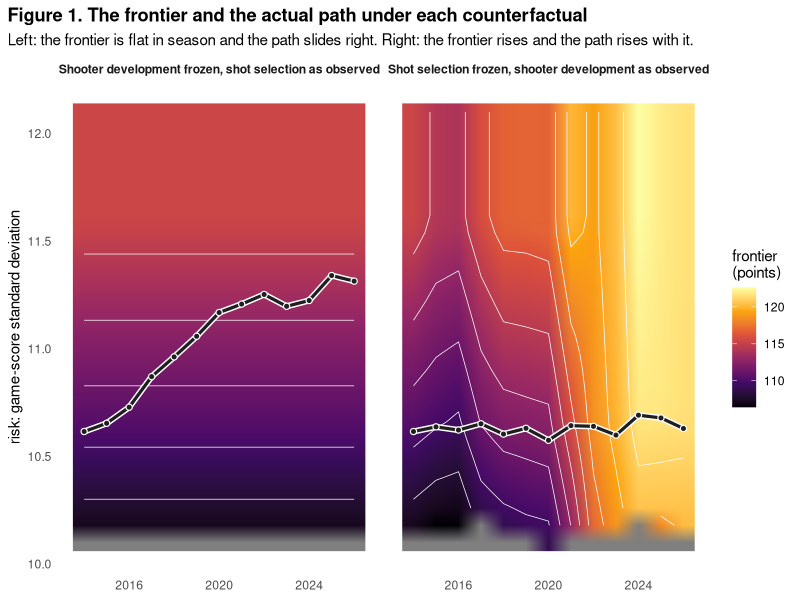
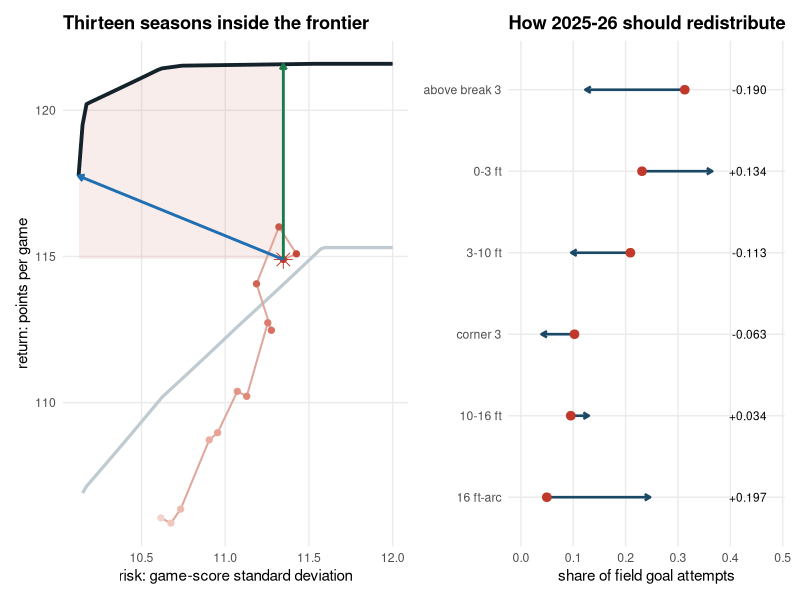
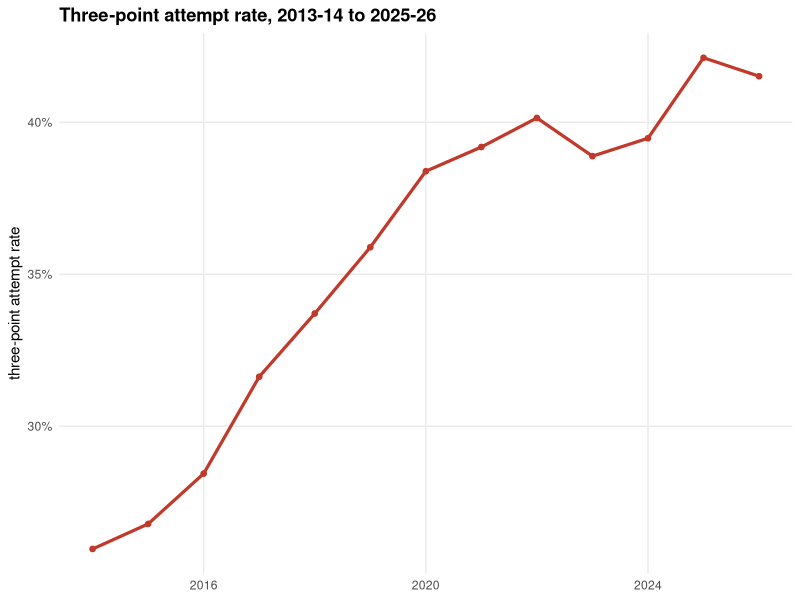
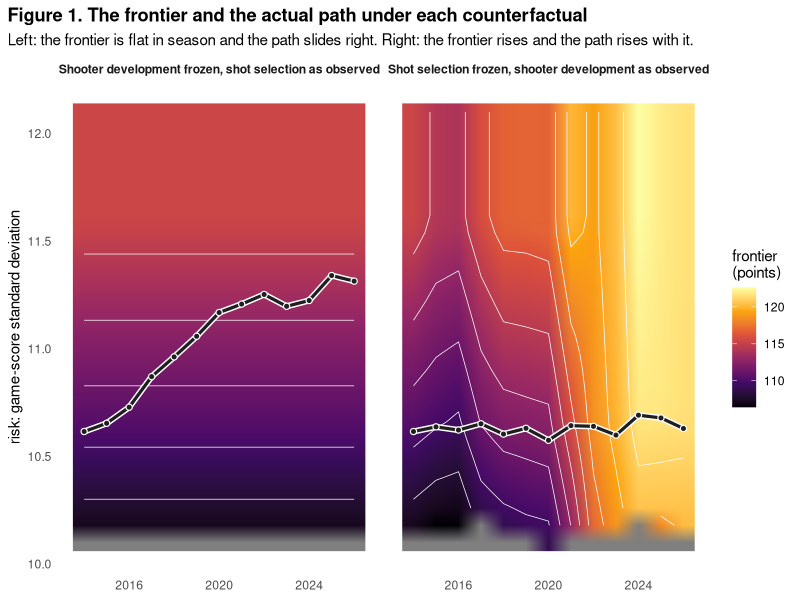
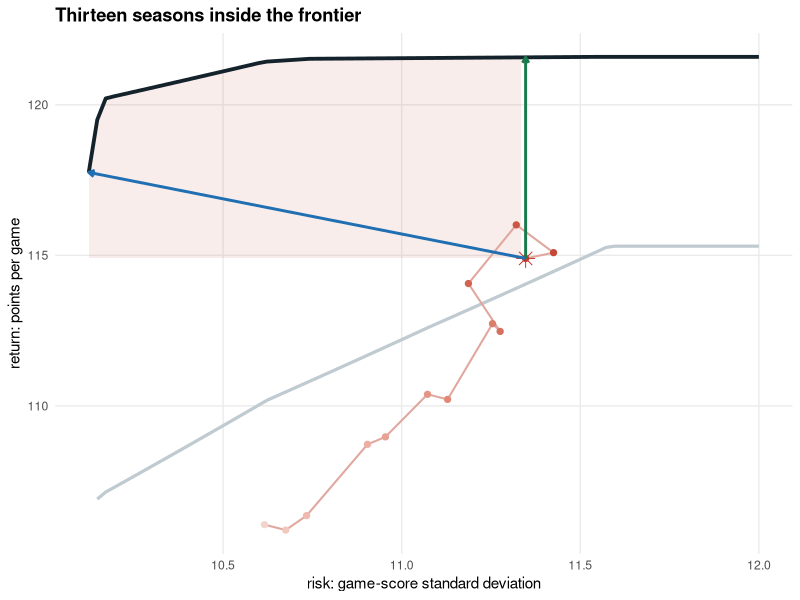
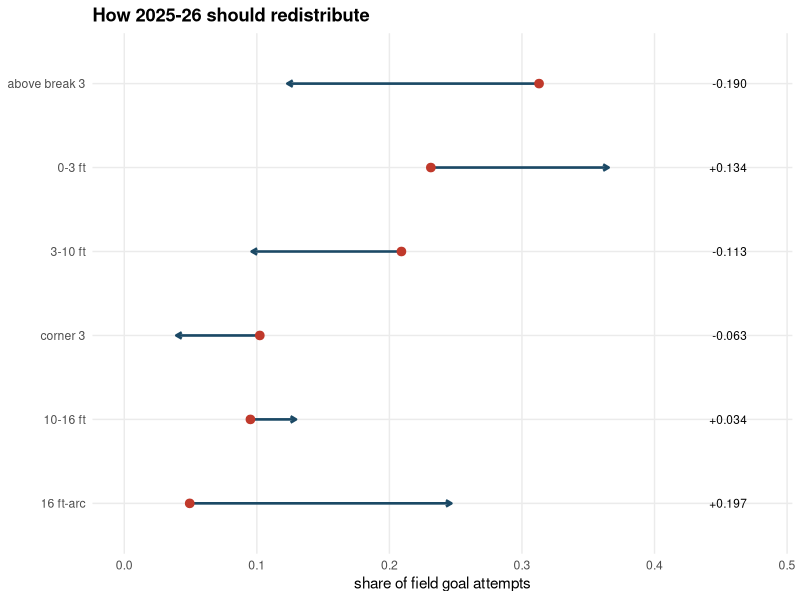
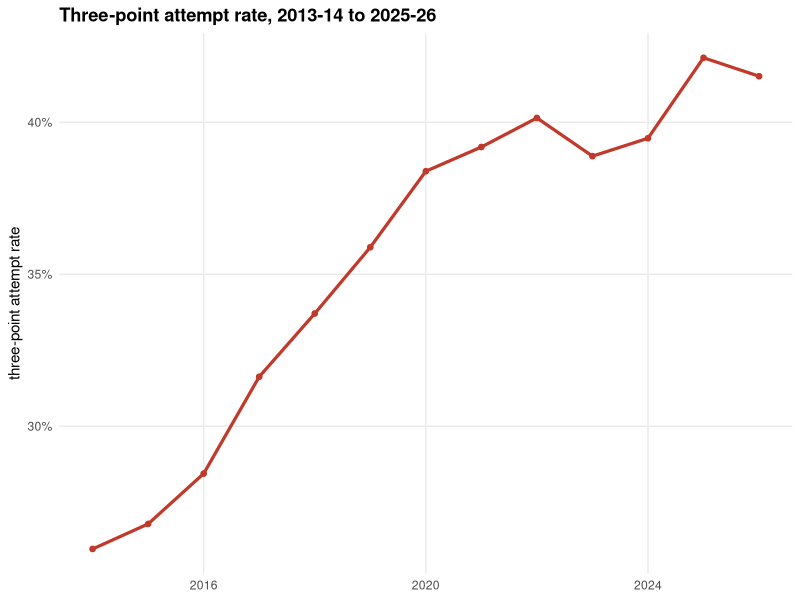

The R source for these figures, in order:
## ---- chunk 1
knitr::opts_chunk$set(echo = TRUE, message = FALSE, warning = FALSE,
                      fig.align = "center", dpi = 200)
library(lpSolve)
library(ggplot2)
library(dplyr)
library(tidyr)
dir.create("derived", showWarnings = FALSE)
dir.create("figures", showWarnings = FALSE)
## ---- chunk 2
SHARE <- c("s03", "s310", "s1016", "s163", "sc3", "snc3")
CONV  <- c("p03", "p310", "p1016", "p163", "pc3", "pnc3")
NAME  <- c("0-3 ft", "3-10 ft", "10-16 ft", "16 ft-arc", "corner 3", "above break 3")
PTS   <- c(2, 2, 2, 2, 3, 3)

# shot-pursuant free-throw value per attempt, by era and shot type, recovered from the
# box-score accounting identity Phi = (1 - w) theta_2 + w theta_3
theta_of <- function(season) {
  tt <- if (season <= 2017) c(0.207, 0.216)
        else if (season <= 2021) c(0.196, 0.202)
        else c(0.250, 0.124)
  ifelse(PTS == 2, tt[1], tt[2])
}
games_of <- function(season) if (season == 2020) 71 else if (season == 2021) 72 else 82

Z <- read.csv("team_season_zones.csv")
stopifnot(all(c("season", "ab", "q", "FGA", SHARE, CONV) %in% names(Z)))
seasons <- sort(unique(Z$season))
cat(sprintf("%d team-seasons, %d seasons: %d to %d\n",
            nrow(Z), length(seasons), min(seasons), max(seasons)))
## ---- chunk 3
# league-representative portfolio for one season
league <- function(season) {
  g <- Z[Z$season == season, ]
  S <- as.matrix(g[, SHARE]); S <- S / rowSums(S)
  list(x = colMeans(S),
       p = colMeans(as.matrix(g[, CONV])),
       q = mean(g$q),
       n = mean(g$FGA))
}

# expected points per game and game-score standard deviation
moments <- function(x, p, q, th, n) {
  mu <- PTS * p + th
  v  <- PTS^2 * p * (1 - p) + th * (1 - q)
  c(pts = n * sum(x * mu), sd = sqrt(n * sum(x * v)))
}

# feasible set: the widest share any team-season ever demonstrated
S_all <- as.matrix(Z[, SHARE]); S_all <- S_all / rowSums(S_all)
LO <- apply(S_all, 2, min); HI <- apply(S_all, 2, max)
## ---- chunk 4
# max  mu'x   s.t.  v'x <= sd^2/n ,  sum x = 1 ,  LO <= x <= HI
frontier_at <- function(sd, p, q, th, n) {
  mu <- PTS * p + th
  v  <- PTS^2 * p * (1 - p) + th * (1 - q)
  M   <- rbind(v, rep(1, 6), diag(6), diag(6))
  dir <- c("<=", "=", rep(">=", 6), rep("<=", 6))
  rhs <- c(sd^2 / n, 1, LO, HI)
  r <- lp("max", mu, M, dir, rhs)
  if (r$status != 0) return(list(pts = NA_real_, x = NULL))
  list(pts = n * r$objval, x = r$solution)
}

# min  v'x   s.t.  mu'x >= m0/n ,  sum x = 1 ,  LO <= x <= HI
min_risk_at <- function(m0, p, q, th, n) {
  mu <- PTS * p + th
  v  <- PTS^2 * p * (1 - p) + th * (1 - q)
  M   <- rbind(mu, rep(1, 6), diag(6), diag(6))
  dir <- c(">=", "=", rep(">=", 6), rep("<=", 6))
  rhs <- c(m0 / n, 1, LO, HI)
  r <- lp("min", v, M, dir, rhs)
  if (r$status != 0) return(NULL)
  list(sd = sqrt(n * sum(r$solution * v)), pts = n * sum(r$solution * mu),
       x = r$solution)
}
## ---- chunk 5
arbitrage <- function(season) {
  L <- league(season); th <- theta_of(season)
  m <- moments(L$x, L$p, L$q, th, L$n); m0 <- m[["pts"]]; s0 <- m[["sd"]]

  A <- frontier_at(s0, L$p, L$q, th, L$n)
  B <- min_risk_at(m0, L$p, L$q, th, L$n)
  dmA <- A$pts - m0
  dsB <- s0 - B$sd

  lo <- B$sd; hi <- s0
  for (i in 1:80) {
    mid <- (lo + hi) / 2
    mm <- frontier_at(mid, L$p, L$q, th, L$n)$pts
    if (dsB > 0 && dmA > 0 && (s0 - mid) / dsB > (mm - m0) / dmA) lo <- mid else hi <- mid
  }
  sC <- (lo + hi) / 2; C <- frontier_at(sC, L$p, L$q, th, L$n)

  data.frame(season = season, pts = m0, sd = s0,
             a_dm = dmA, b_ds = dsB, b_dm = B$pts - m0,
             c_dm = C$pts - m0, c_ds = s0 - sC)
}

# Farrell technical efficiency, output- and input-oriented
farrell <- function(season) {
  L <- league(season); th <- theta_of(season)
  m <- moments(L$x, L$p, L$q, th, L$n); m0 <- m[["pts"]]; s0 <- m[["sd"]]
  top <- frontier_at(s0, L$p, L$q, th, L$n)$pts
  smin <- min_risk_at(m0, L$p, L$q, th, L$n)$sd
  data.frame(season = season, eo = m0 / top, ei = smin / s0)
}

ARB <- do.call(rbind, lapply(seasons, arbitrage))
EFF <- do.call(rbind, lapply(seasons, farrell))
SER <- merge(ARB, EFF, by = "season")
## ---- chunk 6
L0 <- league(seasons[1]); th0 <- theta_of(seasons[1])
CF <- do.call(rbind, lapply(seasons, function(s) {
  L <- league(s); th <- theta_of(s)
  sel <- moments(L$x,  L0$p, L0$q, th0, L0$n)   # shot selection moves only
  dev <- moments(L0$x, L$p,  L$q,  th,  L$n)    # shooter development moves only
  act <- moments(L$x,  L$p,  L$q,  th,  L$n)
  data.frame(season = s, mS = sel[["pts"]], sS = sel[["sd"]],
             mD = dev[["pts"]], sD = dev[["sd"]],
             mA = act[["pts"]], sA = act[["sd"]])
}))
SER <- merge(SER, CF, by = "season")
SER$dev_gain <- SER$mD - SER$mD[1]      # points from shooter development
SER$dsd_sel  <- SER$sS - SER$sS[1]      # risk added by shot selection
write.csv(SER, "derived/season_series_recomputed.csv", row.names = FALSE)
knitr::kable(SER[, c("season", "a_dm", "b_ds", "c_dm", "c_ds", "eo", "ei",
                     "dev_gain", "dsd_sel")],
             digits = 3, caption = "Recomputed season series")
## ---- chunk 7
zone_table <- function(subset) {
  att <- rep(0, 6); wp <- rep(0, 6); wth <- rep(0, 6); wq <- 0; tq <- 0
  for (s in subset) {
    L <- league(s); th <- theta_of(s)
    nat <- L$x * L$n * games_of(s) * 30            # 30 teams
    att <- att + nat; wp <- wp + nat * L$p; wth <- wth + nat * th
    wq <- wq + sum(nat) * L$q; tq <- tq + sum(nat)
  }
  pb <- wp / att; th <- wth / att; q <- wq / tq
  mu <- PTS * pb + th
  sd <- sqrt(PTS^2 * pb * (1 - pb) + th * (1 - q))
  data.frame(zone = NAME, attempts = att, share = att / sum(att),
             theta = th, exp_pts = mu, sd = sd)
}
TF <- zone_table(seasons)
T26 <- zone_table(max(seasons))
write.csv(TF,  "derived/zone_table_full.csv", row.names = FALSE)
write.csv(T26, "derived/zone_table_2026.csv", row.names = FALSE)
knitr::kable(TF[order(-TF$attempts), ], digits = 3, row.names = FALSE,
             caption = "2013-14 through 2025-26 shot selection data summary")
knitr::kable(T26[order(-T26$attempts), ], digits = 3, row.names = FALSE,
             caption = "2025-26 shot selection data summary")
## ---- chunk 8
zone_reg <- function(T) {
  d <- data.frame(share = T$share, ExpPts = T$exp_pts, SD = T$sd)
  fits <- list(both = lm(share ~ ExpPts + SD, d),
               ret  = lm(share ~ ExpPts, d),
               risk = lm(share ~ SD, d))
  lapply(fits, function(f) list(coef = round(coef(f), 3),
                                r2 = round(summary(f)$r.squared, 3)))
}
RF <- zone_reg(TF); R26 <- zone_reg(T26)
for (tag in c("full", "2026")) {
  r <- if (tag == "full") RF else R26
  cat(sprintf("%s  zone-share = %+.3f %+.3f*ExpPts %+.3f*SD   R2 = %.3f\n",
              tag, r$both$coef[1], r$both$coef[2], r$both$coef[3], r$both$r2))
  cat(sprintf("%s  return alone R2 = %.3f   risk alone R2 = %.3f\n",
              tag, r$ret$r2, r$risk$r2))
}
## ---- chunk 9
r26 <- SER[SER$season == max(seasons), ]
checks <- list(
  list("A: points at unchanged risk",       r26$a_dm,              6.68,  0.02),
  list("B: risk shed",                      r26$b_ds,              1.22,  0.02),
  list("C: points",                         r26$c_dm,              5.68,  0.03),
  list("C: risk",                           r26$c_ds,              1.04,  0.03),
  list("Farrell output-oriented",           r26$eo,                0.945, 0.002),
  list("Farrell input-oriented",            r26$ei,                0.892, 0.002),
  list("shooter-development gain",          tail(SER$dev_gain, 1), 9.32,  0.05),
  list("SD added by shot selection",        tail(SER$dsd_sel, 1),  0.70,  0.03),
  list("vertical shortfall 2013-14",        SER$a_dm[1],           4.08,  0.03),
  list("total FGA, millions",               sum(TF$attempts)/1e6,  2.776, 0.02),
  list("rim expected points 2025-26",       T26$exp_pts[1],        1.662, 0.01),
  list("rim SD 2025-26",                    T26$sd[1],             0.941, 0.01),
  list("above-break 3 exp. pts 2025-26",    T26$exp_pts[6],        1.175, 0.01),
  list("above-break 3 share 2025-26 (%)",   100*T26$share[6],      31.3,  0.3),
  list("rim share 2025-26 (%)",             100*T26$share[1],      23.1,  0.3),
  list("R2 zone-share full, both",          RF$both$r2,            0.273, 0.005),
  list("R2 zone-share full, risk only",     RF$risk$r2,            0.001, 0.005),
  list("R2 zone-share 2025-26, both",       R26$both$r2,           0.245, 0.005),
  list("R2 zone-share 2025-26, risk only",  R26$risk$r2,           0.059, 0.005)
)
res <- do.call(rbind, lapply(checks, function(k) data.frame(
  quantity = k[[1]], recomputed = round(as.numeric(k[[2]]), 3),
  abstract = k[[3]],
  status = ifelse(abs(as.numeric(k[[2]]) - k[[3]]) <= k[[4]], "PASS", "FAIL"))))
knitr::kable(res, row.names = FALSE, caption = "Reproduction check")
cat(sprintf("\n%d of %d checks pass\n", sum(res$status == "PASS"), nrow(res)))
if (any(res$status == "FAIL")) stop("reproduction check failed; see the table above")
## ---- chunk 10
risk_grid <- seq(10.1, 12.1, length.out = 26)
surf <- do.call(rbind, lapply(seasons, function(s) {
  L <- league(s); th <- theta_of(s)
  data.frame(season = s, risk = risk_grid,
             dev_frozen = sapply(risk_grid, function(v)
               frontier_at(v, L0$p, L0$q, th0, L0$n)$pts),
             sel_frozen = sapply(risk_grid, function(v)
               frontier_at(v, L$p, L$q, th, L$n)$pts))
}))
write.csv(surf, "derived/cf_surface_grid.csv", row.names = FALSE)
## ---- chunk 11
long <- surf %>%
  pivot_longer(c(dev_frozen, sel_frozen), names_to = "panel", values_to = "frontier") %>%
  mutate(panel = factor(panel, c("dev_frozen", "sel_frozen"),
           c("Shooter development frozen, shot selection as observed",
             "Shot selection frozen, shooter development as observed")))
paths <- bind_rows(
  transmute(CF, season, risk = sS, pts = mS,
            panel = "Shooter development frozen, shot selection as observed"),
  transmute(CF, season, risk = sD, pts = mD,
            panel = "Shot selection frozen, shooter development as observed"))

ggplot(long, aes(season, risk)) +
  geom_raster(aes(fill = frontier), interpolate = TRUE) +
  geom_contour(aes(z = frontier), colour = "white", linewidth = 0.25, bins = 12) +
  geom_path(data = paths, colour = "white", linewidth = 2.1) +
  geom_path(data = paths, colour = "grey12", linewidth = 1.1) +
  geom_point(data = paths, colour = "white", fill = "grey12",
             shape = 21, size = 1.7, stroke = 0.6) +
  facet_wrap(~ panel) +
  scale_fill_viridis_c(option = "inferno", name = "frontier\n(points)") +
  labs(x = NULL, y = "risk: game-score standard deviation",
       title = "Figure 1. The frontier and the actual path under each counterfactual",
       subtitle = paste("Left: the frontier is flat in season and the path slides right.",
                        "Right: the frontier rises and the path rises with it.")) +
  theme_minimal(base_size = 11) +
  theme(panel.grid = element_blank(), strip.text = element_text(face = "bold"),
        plot.title = element_text(face = "bold"), plot.title.position = "plot")
ggsave("figures/figure1_counterfactuals.pdf", width = 11, height = 4.4)
## ---- chunk 12
sn <- max(seasons); L <- league(sn); th <- theta_of(sn)
m <- moments(L$x, L$p, L$q, th, L$n); m0 <- m[["pts"]]; s0 <- m[["sd"]]
B <- min_risk_at(m0, L$p, L$q, th, L$n)
A <- frontier_at(s0, L$p, L$q, th, L$n)
fr <- data.frame(risk = seq(B$sd, 12.0, length.out = 80))
fr$pts <- sapply(fr$risk, function(v) frontier_at(v, L$p, L$q, th, L$n)$pts)

# the league's thirteen-season path
trail <- data.frame(season = CF$season, risk = CF$sA, pts = CF$mA)
# 2013-14 frontier, for the ghost line
fr0 <- data.frame(risk = fr$risk,
                  pts = sapply(fr$risk, function(v)
                    frontier_at(v, L0$p, L0$q, th0, L0$n)$pts))

p_left <- ggplot() +
  geom_ribbon(data = subset(fr, risk <= s0 & pts >= m0),
              aes(risk, ymin = m0, ymax = pts), fill = "#C0392B", alpha = 0.09) +
  geom_line(data = fr0, aes(risk, pts), colour = "#BFCAD1", linewidth = 1.1) +
  geom_line(data = fr,  aes(risk, pts), colour = "#14222B", linewidth = 1.3) +
  geom_path(data = trail, aes(risk, pts), colour = "#E0A79E", linewidth = 0.7) +
  geom_point(data = trail, aes(risk, pts, colour = season), size = 1.8) +
  scale_colour_gradient(low = "#F3D3CD", high = "#C0392B", guide = "none") +
  annotate("point", x = s0, y = m0, shape = 8, size = 4, colour = "#C0392B") +
  annotate("segment", x = s0, xend = s0, y = m0, yend = A$pts,
           colour = "#1B7A4B", linewidth = 1.0,
           arrow = arrow(length = unit(0.16, "cm"))) +
  annotate("segment", x = s0, xend = B$sd, y = m0, yend = B$pts,
           colour = "#1F6FB2", linewidth = 1.0,
           arrow = arrow(length = unit(0.16, "cm"))) +
  labs(x = "risk: game-score standard deviation", y = "return: points per game",
       title = "Thirteen seasons inside the frontier") +
  theme_minimal(base_size = 11) +
  theme(plot.title = element_text(face = "bold"), panel.grid.minor = element_blank())

redist <- data.frame(zone = NAME, league = L$x / sum(L$x), target = B$x) %>%
  mutate(zone = factor(zone, levels = NAME[order(L$x)]))
p_right <- ggplot(redist, aes(y = zone)) +
  geom_segment(aes(x = league, xend = target, yend = zone),
               arrow = arrow(length = unit(0.16, "cm")),
               colour = "#1B4965", linewidth = 0.9) +
  geom_point(aes(x = league), colour = "#C0392B", size = 2.6) +
  geom_text(aes(x = 0.47, label = sprintf("%+.3f", target - league)),
            hjust = 1, size = 3) +
  xlim(0, 0.48) +
  labs(x = "share of field goal attempts", y = NULL,
       title = "How 2025-26 should redistribute") +
  theme_minimal(base_size = 11) +
  theme(plot.title = element_text(face = "bold"), panel.grid.minor = element_blank())

if (requireNamespace("patchwork", quietly = TRUE)) {
  print(patchwork::wrap_plots(p_left, p_right, widths = c(1.25, 1)))
} else {
  print(p_left); print(p_right)
}
ggsave("figures/figure2_frontier.pdf", plot = p_left, width = 6.2, height = 4.4)
ggsave("figures/figure2_redistribution.pdf", plot = p_right, width = 5.0, height = 4.4)
## ---- chunk 13
TR <- do.call(rbind, lapply(seasons, function(s) {
  L <- league(s)
  data.frame(season = s, w = sum(L$x[5:6]), TPA = L$n * sum(L$x[5:6]), FGA = L$n)
}))
ggplot(TR, aes(season)) +
  geom_line(aes(y = w), colour = "#C0392B", linewidth = 1.1) +
  geom_point(aes(y = w), colour = "#C0392B", size = 1.6) +
  scale_y_continuous(labels = scales::percent_format(accuracy = 1)) +
  labs(x = NULL, y = "three-point attempt rate",
       title = "Three-point attempt rate, 2013-14 to 2025-26") +
  theme_minimal(base_size = 11) +
  theme(plot.title = element_text(face = "bold"), panel.grid.minor = element_blank())
ggsave("figures/trend_3par.pdf", width = 8, height = 3.6)
## ---- chunk 14
sessionInfo()
